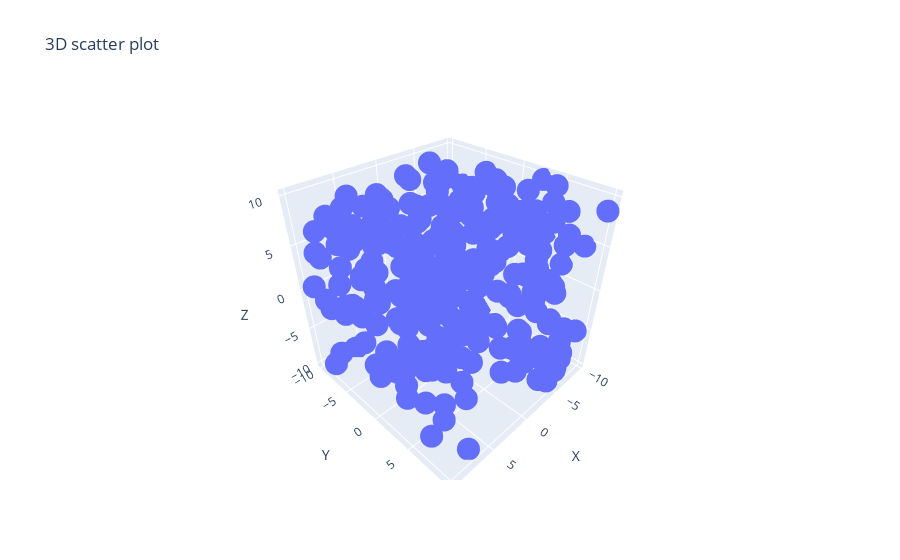

Here is the notebook cell this chart was saved with:
### Markdown cell above
## Q.1  Using the given dataset, to generate a 3D scatter plot to visualize the distribution of data points in a three dimensional space.

 np.random.seed(30)

 data = {

 'X': np.random.uniform(-10, 10, 300),

 'Y': np.random.uniform(-10, 10, 300),

 'Z': np.random.uniform(-10, 10, 300)
 }
 
 df = pd.DataFrame(data)

### Code cell
import pandas as pd
import numpy as np
import plotly.express as px

# given data 
np.random.seed(30)
data = {
    'X': np.random.uniform(-10, 10, 300),
    'Y': np.random.uniform(-10, 10, 300),
    'Z': np.random.uniform(-10, 10, 300)
}
 
df = pd.DataFrame(data)

# Generating a 3D scatter plot using plotly
fig = px.scatter_3d(df, x = "X", y = "Y", z = "Z", title = "3D scatter plot")
fig.show()

### Figure 1 — Plotly figure (JSON) as saved in the notebook; plotly's stock layout.template omitted (floating-point values rounded to 4 significant figures; data arrays with more than 128 entries replaced by an {"elided": "..."} marker saying what was removed)
{"data": [{"hovertemplate": "X=%{x}<br>Y=%{y}<br>Z=%{z}<extra></extra>", "legendgroup": "", "marker": {"color": "#636efa", "symbol": "circle"}, "mode": "markers", "name": "", "scene": "scene", "showlegend": false, "type": "scatter3d", "x": {"elided": "300 float values"}, "y": {"elided": "300 float values"}, "z": {"elided": "300 float values"}}], "layout": {"legend": {"tracegroupgap": 0}, "scene": {"domain": {"x": [0, 1], "y": [0, 1]}, "xaxis": {"title": {"text": "X"}}, "yaxis": {"title": {"text": "Y"}}, "zaxis": {"title": {"text": "Z"}}}, "title": {"text": "3D scatter plot"}}}
